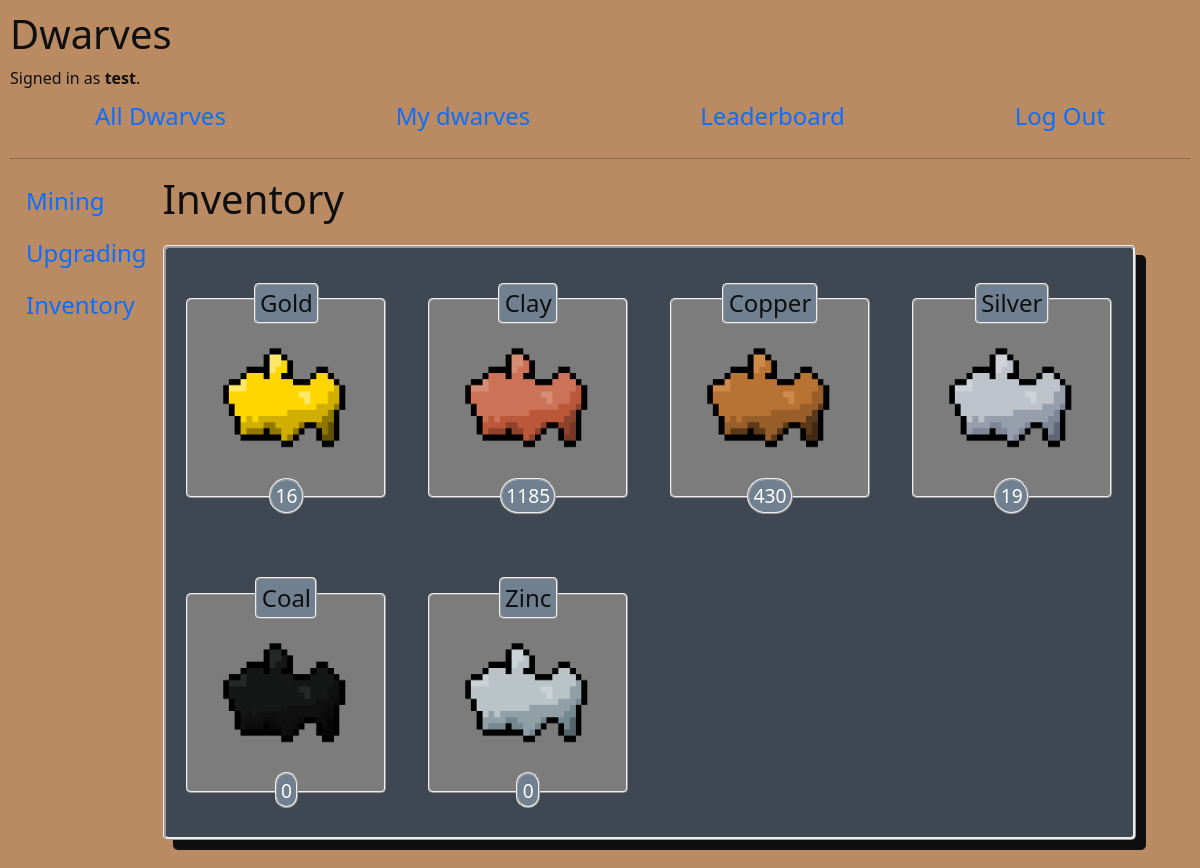
The app's page /inventory (signed in) with its own data.
### dwarves/models.py (models this page shows, shortened)
class User(AbstractUser):
    gold_obtained = models.IntegerField(default=0)

class Mineral(models.Model):
    user = ForeignKey(User,blank=True, null=True, default="", on_delete=CASCADE, related_name="inventory")
    upgrade = ForeignKey(Upgrade,blank=True, null=True, default="", on_delete=CASCADE, related_name="cost")
    mine = ForeignKey(Mine,blank=True, null=True, default="", on_delete=CASCADE, related_name="minerals")
    name = models.CharField(max_length=64, choices=possible_minerals)
    value = models.IntegerField(blank=True, null=True, default=0)
    rarity = models.CharField(max_length=64, blank=True, null=True, default='', choices=[
        ('', ''), ('common', 'Common') ,('uncommon', 'Uncommon'), ('rare', 'Rare'), ('very_rare', 'Very Rare')])

### dwarves/views.py (the view)
# urls.py: path("inventory", views.inventory, name="inventory"),
@login_required(login_url='login')
def inventory(request):
    user_inventory = request.user.inventory.all()
    return render(request, "dwarves/inventory.html", {
        "inventory" : user_inventory,
    })

### dwarves/templates/dwarves/inventory.html
{% extends "dwarves/layout.html" %}
{% load static %}
{% block body %}
<h1>Inventory</h1>
<div class="row" style="margin:2%; margin-left:5%; border-style:ridge; border-radius:5px;
            box-shadow: 10px 10px; background-color:rgb(63, 72, 82)">
{% for item in inventory %}
    <div class="col-lg-3 " style="text-align: center" >
            <h4 style="margin:2%; padding:2%; border-style:ridge; border-width: 2px; border-radius:5px; display:inline-block;
            background-color:rgb(112, 128, 144); position:relative; top:30px;">
            <div>{{ item.name }}</div></h4> <br>
            <img src="{% static '/dwarves/media/'|add:item.name|add:'.png' %}" alt="{{ item.name }}"
            style="border-style:ridge; border-width: 2px; border-radius:5px;
            background-color:rgb(124, 124, 124); z-index:-1"> <br>
            <h3 style="margin:2%; padding:2%; border-style:ridge; border-width: 2px; border-radius:360px; display:inline-block;
            background-color:rgb(112, 128, 144); font-size:larger; position:relative; bottom:25px">
            <div style="color:white; ">{{ item.value }}</div></h3>
    </div>
{% endfor %}
</div>
</div>
{% endblock %}

### dwarves/templates/dwarves/layout.html (shortened to what this page needs)
{% load static %}
<!DOCTYPE html>
<html lang="en">
    <head>
        <link href="https://cdn.jsdelivr.net/npm/bootstrap@5.0.0-beta2/dist/css/bootstrap.min.css" rel="stylesheet">
        <link href="{% static 'dwarves/styles.css' %}" rel="stylesheet">
    </head>
    <body>
        <h1>Dwarves</h1>
        <div>
            {% if user.is_authenticated %}
                Signed in as <strong>{{ user.username }}</strong>.
            {% else %}
                Not signed in.
            {% endif %}
        </div>
        <ul class="nav justify-content-center nav-fill">
            <li class="nav-item">
                <a class="nav-link" href="{% url 'all_dwarves' %}">All Dwarves</a>
            </li>
            {% if user.is_authenticated %}
                <li class="nav-item">
                    <a class="nav-link" href="{% url 'my_dwarves' %}">My dwarves</a>
                </li>
                <li class="nav-item">
                    <a class="nav-link" href="{% url 'leaderboard' %}">Leaderboard</a>
                </li>
                <li class="nav-item">
                    <a class="nav-link" href="{% url 'logout' %}">Log Out</a>
                </li>
            {% endif %}
        </ul>
        <hr>
        <div class="vertical-nav">
            <ul class="nav flex-column">
            <li class="nav-item">
              <a class="nav-link active" aria-current="page" href="{% url 'mining' %}">Mining</a>
            </li>
            <li class="nav-item">
              <a class="nav-link" href="{% url 'select' %}">Upgrading</a>
            </li>
            <li class="nav-item">
              <a class="nav-link" href="{% url 'inventory' %}">Inventory</a>
            </li>
            </ul>
        </div>
            <div class="container">
            {% block body %}
            {% endblock %}
    </body>
</html>

### dwarves/static/dwarves/styles.css (style rules this page uses)
body { padding: 10px; background-color:rgb(186, 139, 99) !important; color: rgb(15, 15, 15); }
img { height: 200px; }
.nav-link { font-size: 150% !important; }
.vertical-nav { float: left !important; }

### records on screen
User: username "test"
Mineral: name "Gold", name (picture), value "16"
Mineral: name "Clay", name (picture), value "1185"
Mineral: name "Copper", name (picture), value "430"
Mineral: name "Silver", name (picture), value "19"
Mineral: name "Coal", name (picture), value "0"
Mineral: name "Zinc", name (picture), value "0"
